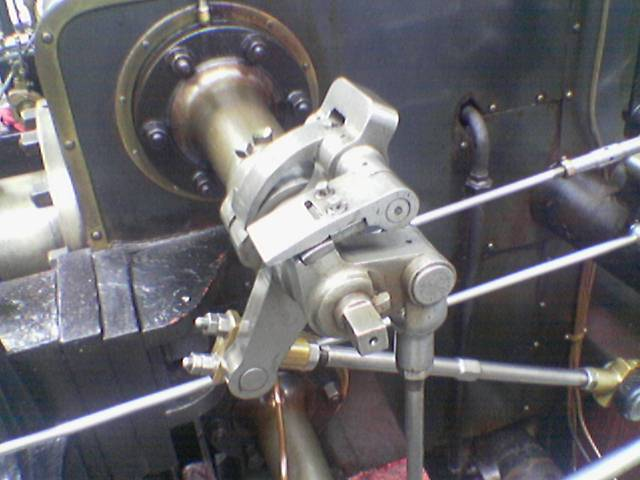
#> input picture Valve_original_wiki.png, 640 x 480 px
$ python JpegKegg.py
#> lines starting #> are read from the running program, lines starting #| are printed output that depends on the picture; long printed decimals are rounded
import numpy as np
import cv2
from matplotlib import pyplot as plt
from skimage.metrics import structural_similarity as ssim
from math import log10, sqrt

def showImage(img):
    plt.figure(figsize=(15,15))
    plt.imshow(img,cmap='gray')
    plt.xticks([]),plt.yticks([])
    plt.show()

def selectQMatrix(qName):
    Q10 = np.array([[80,60,50,80,120,200,255,255],
                    [55,60,70,95,130,255,255,255],
                    [70,65,80,120,200,255,255,255],
                    [70,85,110,145,255,255,255,255],
                    [90,110,185,255,255,255,255,255],
                    [120,175,255,255,255,255,255,255],
                    [245,255,255,255,255,255,255,255],
                    [255,255,255,255,255,255,255,255]])

    Q50 = np.array([[16,11,10,16,24,40,51,61],
                    [12,12,14,19,26,58,60,55],
                    [14,13,16,24,40,57,69,56],
                    [14,17,22,29,51,87,80,62],
                    [18,22,37,56,68,109,103,77],
                    [24,35,55,64,81,104,113,92],
                    [49,64,78,87,103,121,120,101],
                    [72,92,95,98,112,100,130,99]])

    Q90 = np.array([[3,2,2,3,5,8,10,12],
                    [2,2,3,4,5,12,12,11],
                    [3,3,3,5,8,11,14,11],
                    [3,3,4,6,10,17,16,12],
                    [4,4,7,11,14,22,21,15],
                    [5,7,11,13,16,12,23,18],
                    [10,13,16,17,21,24,24,21],
                    [14,18,19,20,22,20,20,20]])
    if qName == "Q10":
        return Q10
    elif qName == "Q50":
        return Q50
    elif qName == "Q90":
        return Q90
    else:
        return np.ones((8,8)) #it suppose to return original image back

def MSE_comparison(image, compressed):
    err = np.sum((image.astype("float") - compressed.astype("float")) ** 2)
    err /= float(image.shape[0] * image.shape[1])

    return err

def compare_images(imageA, imageB, title):
    # compute the mean squared error and structural similarity
    # index for the images
    m = MSE_comparison(imageA, imageB)
    s = ssim(imageA, imageB)
    # setup the figure
    fig = plt.figure(title)
    plt.suptitle("MSE: %.2f, SSIM: %.2f" % (m, s))
    # show first image
    ax = fig.add_subplot(1, 2, 1)
    plt.imshow(imageA, cmap = plt.cm.gray)
    plt.axis("off")
    # show the second image
    ax = fig.add_subplot(1, 2, 2)
    plt.imshow(imageB, cmap = plt.cm.gray)
    plt.axis("off")
    # show the images
    plt.show()

def PSNR(original, compressed):
    mse = np.mean((original - compressed) ** 2)
    print("mse: ", mse)
    if(mse == 0):  # MSE is zero means no noise is present in the signal .
        # Therefore PSNR have no importance.
        return 100
    max_pixel = 255.0
    psnr = 20 * log10(max_pixel / sqrt(mse))
    return psnr

if __name__ == "__main__":
    img = cv2.imread("Valve_original_wiki.png",0)
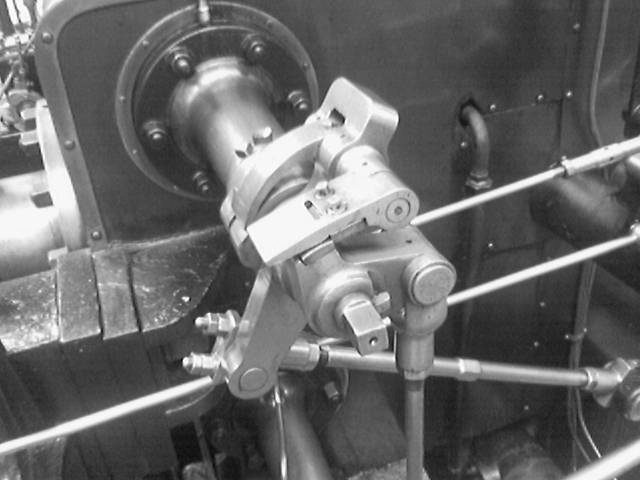
#> img: shape (480, 640); min 6, max 255, mean 105.2
    showImage(img)

    height  = len(img) #one column of image
#> height = 480
    width = len(img[0]) # one row of image
#> width = 640
    sliced = [] # new list for 8x8 sliced image
    block = 8

    #dividing 8x8 parts
    currY = 0 #current Y index
    for i in range(block,height+1,block):
        currX = 0 #current X index
        for j in range(block,width+1,block):
            sliced.append(img[currY:i,currX:j]-np.ones((8,8))*128) #Extracting 128 from all pixels
            currX = j
        currY = i
#> after the loop, sliced = 4800 items

    imf = [np.float32(img) for img in sliced]
#> imf = 4800 items

    DCToutput = []
    for part in imf:
        currDCT = cv2.dct(part)
        DCToutput.append(currDCT)
#> after the loop, DCToutput = 4800 items

    selectedQMatrix = selectQMatrix("Q10")
    for ndct in DCToutput:
        for i in range(block):
            for j in range(block):
                ndct[i,j] = np.around(ndct[i,j]/selectedQMatrix[i,j])

    invList = []
    for ipart in DCToutput:
        curriDCT = cv2.idct(ipart)
        invList.append(curriDCT)
#> after the loop, invList = 4800 items

    row = 0
    rowNcol = []
    for j in range(int(width/block),len(invList)+1,int(width/block)):
        rowNcol.append(np.hstack((invList[row:j])))
        row = j
#> this loop made 60 passes
#> (j, row) on passes 1 to 12: (80, 80), (160, 160), (240, 240), (320, 320), (400, 400), (480, 480), (560, 560), (640, 640), (720, 720), (800, 800), (880, 880), (960, 960)
#> after the loop, rowNcol = 60 items
    res = np.vstack((rowNcol))
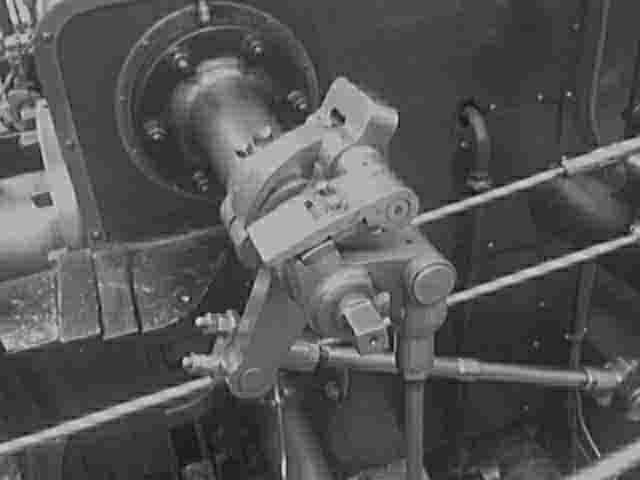
#> res: shape (480, 640) float32; min -1.96, max 3.02, mean -0.285; drawn with min black and max white
    ress = 255 * (res - res.min()) / (res.max() - res.min())
    ress = np.array(ress, int)

    cv2.imwrite("jjjpe.jpeg",(ress).astype(np.uint8))
    compare_images(img, ress,"tititititit")
#> in MSE_comparison, `err = np.sum((image.astype("float") - compressed.astype("float")) ** 2)`: err = 251313102
#> in MSE_comparison, `err /= float(image.shape[0] * image.shape[1])`: err = 818.1
#> in compare_images, `s = ssim(imageA, imageB)`: s = 0.822
#> in compare_images, `plt.show()`:
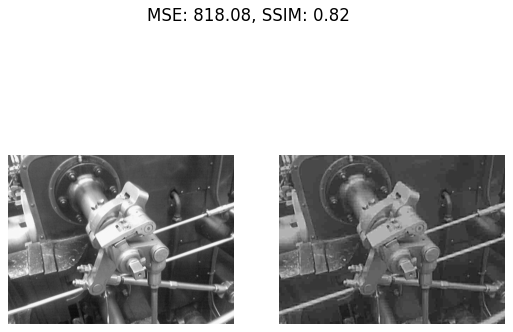
#> figure drawn by matplotlib, 2 panels
    value = PSNR(img, ress)
#> in PSNR, `mse = np.mean((original - compressed) ** 2)`: mse = 818.1
#| mse:  818.077
#> in PSNR, `psnr = 20 * log10(max_pixel / sqrt(mse))`: psnr = 19
#> value = 19
    print(f"PSNR value is {value} dB")
#| PSNR value is 19.003 dB

    showImage(res)

$ run again, with compressed_quant_5_block_8x8.jpeg saved as Valve_original_wiki.png
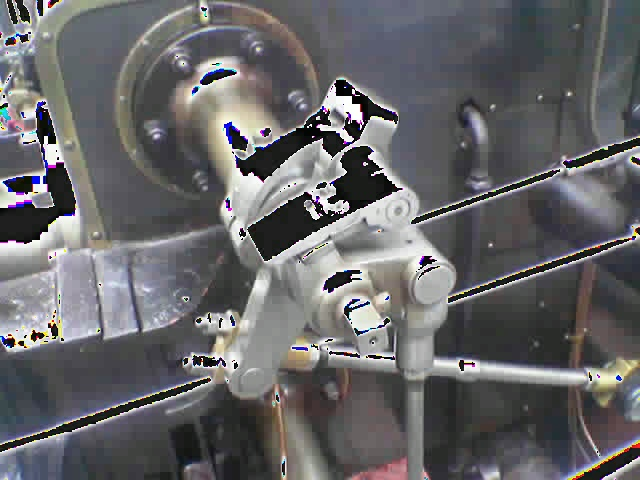
#> input picture compressed_quant_5_block_8x8.jpeg, 640 x 480 px
#> height = 480
#> width = 640
#> after the loop `for i in range(block,height+1,block):`: sliced = 4800 items
#> the loop `for j in range(int(width/block),len(invList)+1,int(width/block)):` made 60 passes
#> (j, row) on passes 1 to 8: (80, 80), (160, 160), (240, 240), (320, 320), (400, 400), (480, 480), (560, 560), (640, 640)
#> after the loop `for j in range(int(width/block),len(invList)+1,int(width/block)):`: rowNcol = 60 items
#> `res = np.vstack((rowNcol))`:
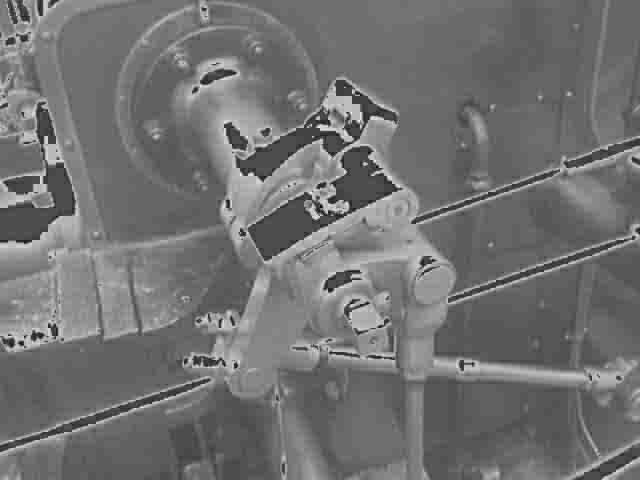
#> res: shape (480, 640) float32; min -3.23, max 3.28, mean -0.321; drawn with min black and max white
#> in MSE_comparison, `err = np.sum((image.astype("float") - compressed.astype("float")) ** 2)`: err = 273890366
#> in MSE_comparison, `err /= float(image.shape[0] * image.shape[1])`: err = 891.6
#> s = 0.817
#> in compare_images, `plt.show()`:
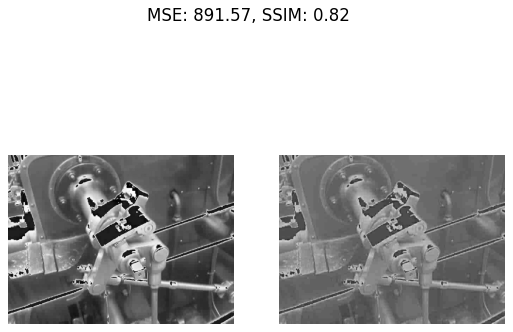
#> figure drawn by matplotlib, 2 panels
#> mse = 891.6
#| mse:  891.570
#> psnr = 18.63
#| PSNR value is 18.629 dB
